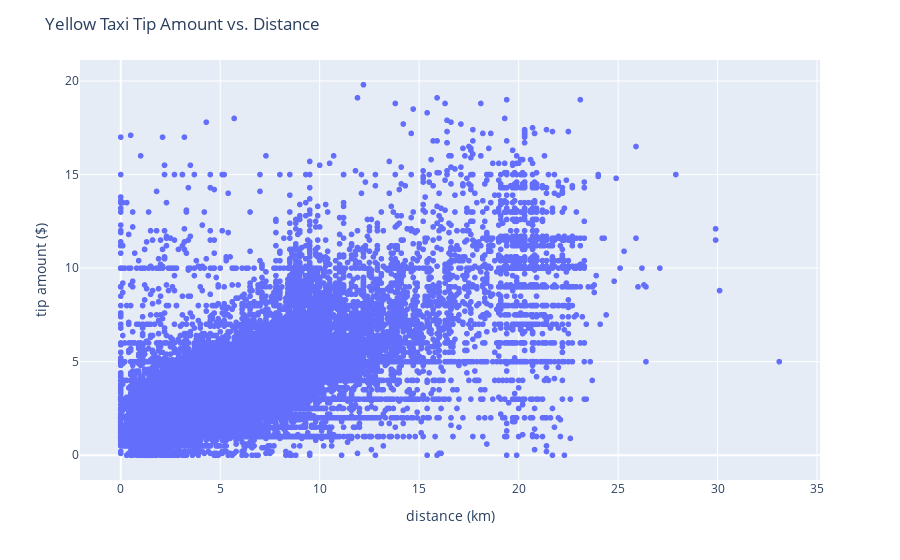

Notebook code for this chart:
### Code cell
taxi_tip_distance_df = get_taxi_tip_distance_df()
plot_tip_vs_distance(taxi_tip_distance_df)

### Figure 1 — Plotly figure (JSON) as saved in the notebook; plotly's stock layout.template omitted (floating-point values rounded to 4 significant figures; data arrays with more than 128 entries replaced by an {"elided": "..."} marker saying what was removed)
{"data": [{"hovertemplate": "x=%{x}<br>y=%{y}<extra></extra>", "legendgroup": "", "marker": {"color": "#636efa", "symbol": "circle"}, "mode": "markers", "name": "", "showlegend": false, "type": "scattergl", "x": {"elided": "87466 float values"}, "xaxis": "x", "y": {"elided": "87466 float values"}, "yaxis": "y"}], "layout": {"legend": {"tracegroupgap": 0}, "margin": {"t": 60}, "title": {"text": "Yellow Taxi Tip Amount vs. Distance"}, "xaxis": {"anchor": "y", "domain": [0, 1], "title": {"text": "distance (km)"}}, "yaxis": {"anchor": "x", "domain": [0, 1], "title": {"text": "tip amount ($)"}}}}
